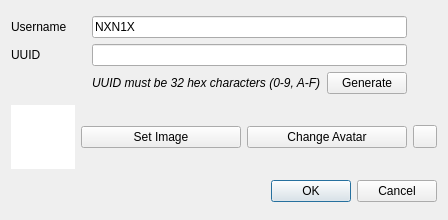
<?xml version="1.0" encoding="UTF-8"?>
<ui version="4.0">
 <class>NewUserDialog</class>
 <widget class="QDialog" name="NewUserDialog">
  <property name="geometry">
   <rect>
    <x>0</x>
    <y>0</y>
    <width>448</width>
    <height>220</height>
   </rect>
  </property>
  <property name="windowTitle">
   <string>New User</string>
  </property>
  <layout class="QGridLayout" name="gridLayout_2">
   <item row="2" column="1" colspan="3">
    <widget class="QDialogButtonBox" name="buttonBox">
     <property name="orientation">
      <enum>Qt::Orientation::Horizontal</enum>
     </property>
     <property name="standardButtons">
      <set>QDialogButtonBox::StandardButton::Cancel|QDialogButtonBox::StandardButton::Ok</set>
     </property>
    </widget>
   </item>
   <item row="1" column="2">
    <widget class="QPushButton" name="setAvatar">
     <property name="text">
      <string>Change Avatar</string>
     </property>
    </widget>
   </item>
   <item row="1" column="1">
    <widget class="QPushButton" name="selectImage">
     <property name="text">
      <string>Set Image</string>
     </property>
    </widget>
   </item>
   <item row="1" column="3">
    <widget class="QToolButton" name="revert">
     <property name="text">
      <string/>
     </property>
    </widget>
   </item>
   <item row="0" column="0" colspan="4">
    <layout class="QGridLayout" name="gridLayout">
     <item row="1" column="0">
      <widget class="QLabel" name="label">
       <property name="text">
        <string>UUID</string>
       </property>
      </widget>
     </item>
     <item row="0" column="1" colspan="2">
      <widget class="QLineEdit" name="username">
       <property name="text">
        <string>NXN1X</string>
       </property>
      </widget>
     </item>
     <item row="1" column="1" colspan="2">
      <widget class="QLineEdit" name="uuid"/>
     </item>
     <item row="0" column="0">
      <widget class="QLabel" name="label_2">
       <property name="text">
        <string>Username</string>
       </property>
      </widget>
     </item>
     <item row="2" column="1">
      <widget class="QLabel" name="label_3">
       <property name="font">
        <font>
         <italic>true</italic>
        </font>
       </property>
       <property name="text">
        <string>UUID must be 32 hex characters (0-9, A-F)</string>
       </property>
      </widget>
     </item>
     <item row="2" column="2">
      <widget class="QPushButton" name="generate">
       <property name="text">
        <string>Generate</string>
       </property>
      </widget>
     </item>
     <item row="1" column="3">
      <widget class="QLabel" name="uuidVerified">
       <property name="sizePolicy">
        <sizepolicy hsizetype="Fixed" vsizetype="Preferred">
         <horstretch>0</horstretch>
         <verstretch>0</verstretch>
        </sizepolicy>
       </property>
       <property name="minimumSize">
        <size>
         <width>24</width>
         <height>0</height>
        </size>
       </property>
      </widget>
     </item>
     <item row="0" column="3">
      <widget class="QLabel" name="usernameVerified">
       <property name="text">
        <string/>
       </property>
      </widget>
     </item>
    </layout>
   </item>
   <item row="1" column="0">
    <widget class="QGraphicsView" name="image">
     <property name="sizePolicy">
      <sizepolicy hsizetype="Expanding" vsizetype="Expanding">
       <horstretch>0</horstretch>
       <verstretch>0</verstretch>
      </sizepolicy>
     </property>
     <property name="minimumSize">
      <size>
       <width>64</width>
       <height>64</height>
      </size>
     </property>
     <property name="maximumSize">
      <size>
       <width>64</width>
       <height>64</height>
      </size>
     </property>
     <property name="frameShape">
      <enum>QFrame::Shape::NoFrame</enum>
     </property>
     <property name="frameShadow">
      <enum>QFrame::Shadow::Plain</enum>
     </property>
     <property name="verticalScrollBarPolicy">
      <enum>Qt::ScrollBarPolicy::ScrollBarAlwaysOff</enum>
     </property>
     <property name="horizontalScrollBarPolicy">
      <enum>Qt::ScrollBarPolicy::ScrollBarAlwaysOff</enum>
     </property>
     <property name="interactive">
      <bool>false</bool>
     </property>
    </widget>
   </item>
  </layout>
 </widget>
 <resources/>
 <connections>
  <connection>
   <sender>buttonBox</sender>
   <signal>accepted()</signal>
   <receiver>NewUserDialog</receiver>
   <slot>accept()</slot>
   <hints>
    <hint type="sourcelabel">
     <x>248</x>
     <y>254</y>
    </hint>
    <hint type="destinationlabel">
     <x>157</x>
     <y>274</y>
    </hint>
   </hints>
  </connection>
  <connection>
   <sender>buttonBox</sender>
   <signal>rejected()</signal>
   <receiver>NewUserDialog</receiver>
   <slot>reject()</slot>
   <hints>
    <hint type="sourcelabel">
     <x>316</x>
     <y>260</y>
    </hint>
    <hint type="destinationlabel">
     <x>286</x>
     <y>274</y>
    </hint>
   </hints>
  </connection>
 </connections>
</ui>
